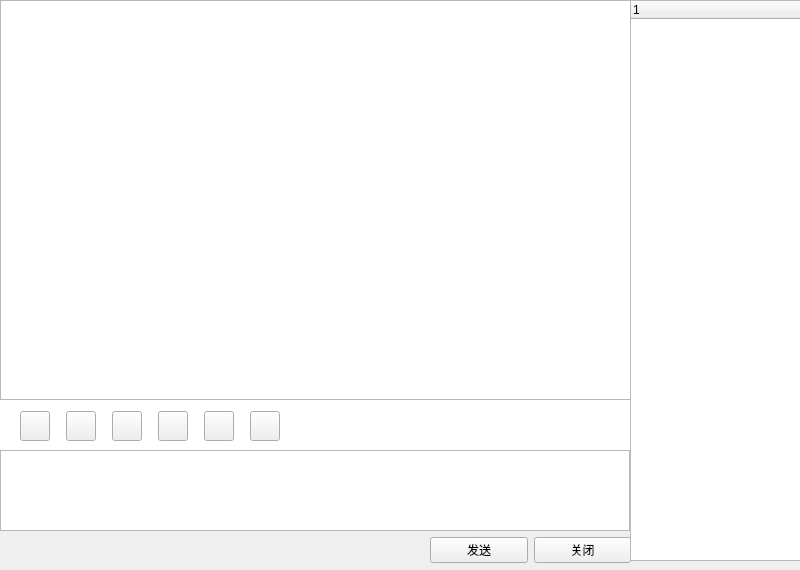
<?xml version="1.0" encoding="UTF-8"?>
<ui version="4.0">
 <class>Groupwid</class>
 <widget class="QWidget" name="Groupwid">
  <property name="geometry">
   <rect>
    <x>0</x>
    <y>0</y>
    <width>800</width>
    <height>570</height>
   </rect>
  </property>
  <property name="windowTitle">
   <string>群聊</string>
  </property>
  <property name="windowIcon">
   <iconset resource="../image.qrc">
    <normaloff>:/resource/1.gif</normaloff>:/resource/1.gif</iconset>
  </property>
  <widget class="QWidget" name="layoutWidget">
   <property name="geometry">
    <rect>
     <x>430</x>
     <y>770</y>
     <width>283</width>
     <height>32</height>
    </rect>
   </property>
   <layout class="QHBoxLayout" name="horizontalLayout_2">
    <item>
     <widget class="QPushButton" name="expreBt">
      <property name="sizePolicy">
       <sizepolicy hsizetype="Minimum" vsizetype="Minimum">
        <horstretch>0</horstretch>
        <verstretch>0</verstretch>
       </sizepolicy>
      </property>
      <property name="minimumSize">
       <size>
        <width>30</width>
        <height>30</height>
       </size>
      </property>
      <property name="maximumSize">
       <size>
        <width>30</width>
        <height>30</height>
       </size>
      </property>
      <property name="text">
       <string/>
      </property>
     </widget>
    </item>
    <item>
     <widget class="QPushButton" name="GIFBt">
      <property name="sizePolicy">
       <sizepolicy hsizetype="Minimum" vsizetype="Minimum">
        <horstretch>0</horstretch>
        <verstretch>0</verstretch>
       </sizepolicy>
      </property>
      <property name="minimumSize">
       <size>
        <width>30</width>
        <height>30</height>
       </size>
      </property>
      <property name="maximumSize">
       <size>
        <width>30</width>
        <height>30</height>
       </size>
      </property>
      <property name="styleSheet">
       <string notr="true"/>
      </property>
      <property name="text">
       <string/>
      </property>
     </widget>
    </item>
    <item>
     <widget class="QPushButton" name="shotBt">
      <property name="sizePolicy">
       <sizepolicy hsizetype="Minimum" vsizetype="Minimum">
        <horstretch>0</horstretch>
        <verstretch>0</verstretch>
       </sizepolicy>
      </property>
      <property name="minimumSize">
       <size>
        <width>30</width>
        <height>30</height>
       </size>
      </property>
      <property name="maximumSize">
       <size>
        <width>30</width>
        <height>30</height>
       </size>
      </property>
      <property name="text">
       <string/>
      </property>
     </widget>
    </item>
    <item>
     <widget class="QPushButton" name="send_fileBt">
      <property name="sizePolicy">
       <sizepolicy hsizetype="Minimum" vsizetype="Minimum">
        <horstretch>0</horstretch>
        <verstretch>0</verstretch>
       </sizepolicy>
      </property>
      <property name="minimumSize">
       <size>
        <width>30</width>
        <height>30</height>
       </size>
      </property>
      <property name="maximumSize">
       <size>
        <width>30</width>
        <height>30</height>
       </size>
      </property>
      <property name="text">
       <string/>
      </property>
     </widget>
    </item>
    <item>
     <widget class="QPushButton" name="send_picBt">
      <property name="sizePolicy">
       <sizepolicy hsizetype="Minimum" vsizetype="Minimum">
        <horstretch>0</horstretch>
        <verstretch>0</verstretch>
       </sizepolicy>
      </property>
      <property name="minimumSize">
       <size>
        <width>30</width>
        <height>30</height>
       </size>
      </property>
      <property name="maximumSize">
       <size>
        <width>30</width>
        <height>30</height>
       </size>
      </property>
      <property name="text">
       <string/>
      </property>
     </widget>
    </item>
    <item>
     <widget class="QPushButton" name="otherBt">
      <property name="sizePolicy">
       <sizepolicy hsizetype="Minimum" vsizetype="Minimum">
        <horstretch>0</horstretch>
        <verstretch>0</verstretch>
       </sizepolicy>
      </property>
      <property name="minimumSize">
       <size>
        <width>30</width>
        <height>30</height>
       </size>
      </property>
      <property name="maximumSize">
       <size>
        <width>30</width>
        <height>30</height>
       </size>
      </property>
      <property name="text">
       <string/>
      </property>
     </widget>
    </item>
   </layout>
  </widget>
  <widget class="QLabel" name="label">
   <property name="geometry">
    <rect>
     <x>420</x>
     <y>760</y>
     <width>630</width>
     <height>50</height>
    </rect>
   </property>
   <property name="styleSheet">
    <string notr="true">background-color: rgb(255, 255, 255);</string>
   </property>
   <property name="text">
    <string/>
   </property>
  </widget>
  <widget class="QTextEdit" name="sendEdit">
   <property name="geometry">
    <rect>
     <x>420</x>
     <y>810</y>
     <width>630</width>
     <height>81</height>
    </rect>
   </property>
   <property name="styleSheet">
    <string notr="true">image: url(:/express/1.png);</string>
   </property>
  </widget>
  <widget class="QWidget" name="layoutWidget_2">
   <property name="geometry">
    <rect>
     <x>840</x>
     <y>890</y>
     <width>201</width>
     <height>41</height>
    </rect>
   </property>
   <layout class="QHBoxLayout" name="horizontalLayout">
    <item>
     <widget class="QPushButton" name="sendBt">
      <property name="text">
       <string>发送</string>
      </property>
     </widget>
    </item>
    <item>
     <widget class="QPushButton" name="closeBt">
      <property name="text">
       <string>关闭</string>
      </property>
     </widget>
    </item>
   </layout>
  </widget>
  <widget class="QLabel" name="otherlabel">
   <property name="geometry">
    <rect>
     <x>1050</x>
     <y>360</y>
     <width>170</width>
     <height>570</height>
    </rect>
   </property>
   <property name="styleSheet">
    <string notr="true">background-color: rgb(201, 255, 235);</string>
   </property>
   <property name="text">
    <string/>
   </property>
   <property name="pixmap">
    <pixmap resource="../image.qrc">:/resource/leftshow.png</pixmap>
   </property>
  </widget>
  <widget class="QWidget" name="layoutWidget_3">
   <property name="geometry">
    <rect>
     <x>10</x>
     <y>410</y>
     <width>283</width>
     <height>32</height>
    </rect>
   </property>
   <layout class="QHBoxLayout" name="horizontalLayout_3">
    <item>
     <widget class="QPushButton" name="expreBt_2">
      <property name="sizePolicy">
       <sizepolicy hsizetype="Minimum" vsizetype="Minimum">
        <horstretch>0</horstretch>
        <verstretch>0</verstretch>
       </sizepolicy>
      </property>
      <property name="minimumSize">
       <size>
        <width>30</width>
        <height>30</height>
       </size>
      </property>
      <property name="maximumSize">
       <size>
        <width>30</width>
        <height>30</height>
       </size>
      </property>
      <property name="text">
       <string/>
      </property>
     </widget>
    </item>
    <item>
     <widget class="QPushButton" name="GIFBt_2">
      <property name="sizePolicy">
       <sizepolicy hsizetype="Minimum" vsizetype="Minimum">
        <horstretch>0</horstretch>
        <verstretch>0</verstretch>
       </sizepolicy>
      </property>
      <property name="minimumSize">
       <size>
        <width>30</width>
        <height>30</height>
       </size>
      </property>
      <property name="maximumSize">
       <size>
        <width>30</width>
        <height>30</height>
       </size>
      </property>
      <property name="styleSheet">
       <string notr="true"/>
      </property>
      <property name="text">
       <string/>
      </property>
     </widget>
    </item>
    <item>
     <widget class="QPushButton" name="shotBt_2">
      <property name="sizePolicy">
       <sizepolicy hsizetype="Minimum" vsizetype="Minimum">
        <horstretch>0</horstretch>
        <verstretch>0</verstretch>
       </sizepolicy>
      </property>
      <property name="minimumSize">
       <size>
        <width>30</width>
        <height>30</height>
       </size>
      </property>
      <property name="maximumSize">
       <size>
        <width>30</width>
        <height>30</height>
       </size>
      </property>
      <property name="text">
       <string/>
      </property>
     </widget>
    </item>
    <item>
     <widget class="QPushButton" name="send_fileBt_2">
      <property name="sizePolicy">
       <sizepolicy hsizetype="Minimum" vsizetype="Minimum">
        <horstretch>0</horstretch>
        <verstretch>0</verstretch>
       </sizepolicy>
      </property>
      <property name="minimumSize">
       <size>
        <width>30</width>
        <height>30</height>
       </size>
      </property>
      <property name="maximumSize">
       <size>
        <width>30</width>
        <height>30</height>
       </size>
      </property>
      <property name="text">
       <string/>
      </property>
     </widget>
    </item>
    <item>
     <widget class="QPushButton" name="send_picBt_2">
      <property name="sizePolicy">
       <sizepolicy hsizetype="Minimum" vsizetype="Minimum">
        <horstretch>0</horstretch>
        <verstretch>0</verstretch>
       </sizepolicy>
      </property>
      <property name="minimumSize">
       <size>
        <width>30</width>
        <height>30</height>
       </size>
      </property>
      <property name="maximumSize">
       <size>
        <width>30</width>
        <height>30</height>
       </size>
      </property>
      <property name="text">
       <string/>
      </property>
     </widget>
    </item>
    <item>
     <widget class="QPushButton" name="otherBt_2">
      <property name="sizePolicy">
       <sizepolicy hsizetype="Minimum" vsizetype="Minimum">
        <horstretch>0</horstretch>
        <verstretch>0</verstretch>
       </sizepolicy>
      </property>
      <property name="minimumSize">
       <size>
        <width>30</width>
        <height>30</height>
       </size>
      </property>
      <property name="maximumSize">
       <size>
        <width>30</width>
        <height>30</height>
       </size>
      </property>
      <property name="text">
       <string/>
      </property>
     </widget>
    </item>
   </layout>
  </widget>
  <widget class="QLabel" name="label_2">
   <property name="geometry">
    <rect>
     <x>0</x>
     <y>400</y>
     <width>630</width>
     <height>50</height>
    </rect>
   </property>
   <property name="styleSheet">
    <string notr="true">background-color: rgb(255, 255, 255);</string>
   </property>
   <property name="text">
    <string/>
   </property>
  </widget>
  <widget class="QTextEdit" name="sendEdit_2">
   <property name="geometry">
    <rect>
     <x>0</x>
     <y>450</y>
     <width>630</width>
     <height>81</height>
    </rect>
   </property>
   <property name="styleSheet">
    <string notr="true">image: url(:/express/1.png);</string>
   </property>
  </widget>
  <widget class="QWidget" name="layoutWidget_4">
   <property name="geometry">
    <rect>
     <x>430</x>
     <y>530</y>
     <width>201</width>
     <height>41</height>
    </rect>
   </property>
   <layout class="QHBoxLayout" name="horizontalLayout_4">
    <item>
     <widget class="QPushButton" name="sendBt_2">
      <property name="text">
       <string>发送</string>
      </property>
     </widget>
    </item>
    <item>
     <widget class="QPushButton" name="closeBt_2">
      <property name="text">
       <string>关闭</string>
      </property>
     </widget>
    </item>
   </layout>
  </widget>
  <widget class="QTreeWidget" name="treeWidget">
   <property name="geometry">
    <rect>
     <x>630</x>
     <y>0</y>
     <width>171</width>
     <height>561</height>
    </rect>
   </property>
   <column>
    <property name="text">
     <string notr="true">1</string>
    </property>
   </column>
  </widget>
  <widget class="QListWidget" name="recordEdit">
   <property name="geometry">
    <rect>
     <x>0</x>
     <y>0</y>
     <width>631</width>
     <height>400</height>
    </rect>
   </property>
  </widget>
  <zorder>label_2</zorder>
  <zorder>layoutWidget</zorder>
  <zorder>label</zorder>
  <zorder>sendEdit</zorder>
  <zorder>layoutWidget_2</zorder>
  <zorder>otherlabel</zorder>
  <zorder>layoutWidget_3</zorder>
  <zorder>sendEdit_2</zorder>
  <zorder>layoutWidget_4</zorder>
  <zorder>treeWidget</zorder>
  <zorder>recordEdit</zorder>
 </widget>
 <resources>
  <include location="../image.qrc"/>
 </resources>
 <connections/>
</ui>
